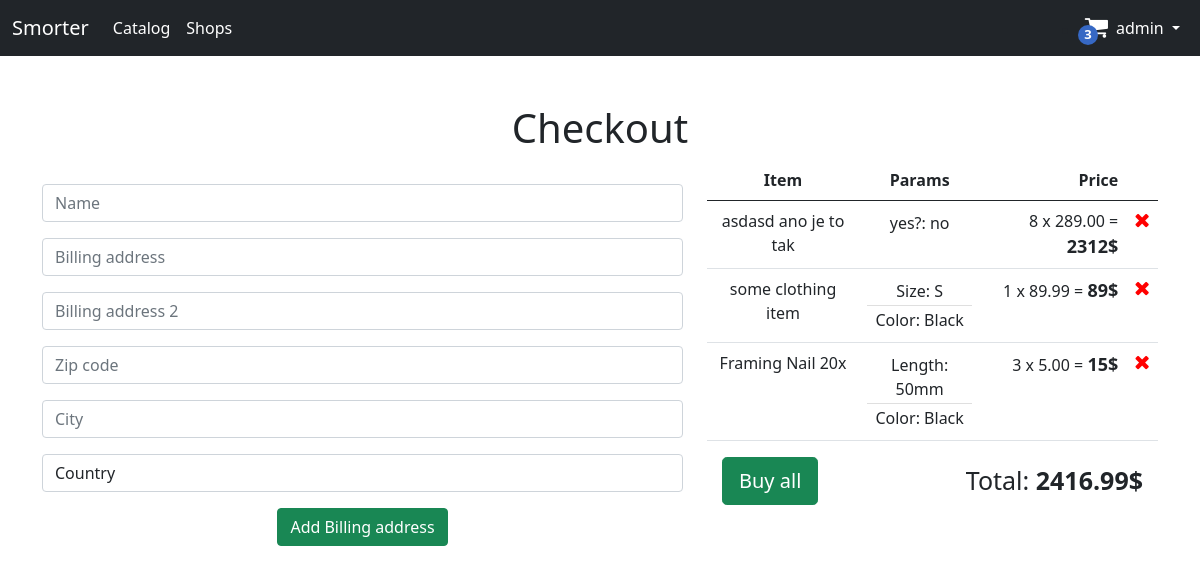
The page /checkout/address/ (signed in) on the database as committed earlier.
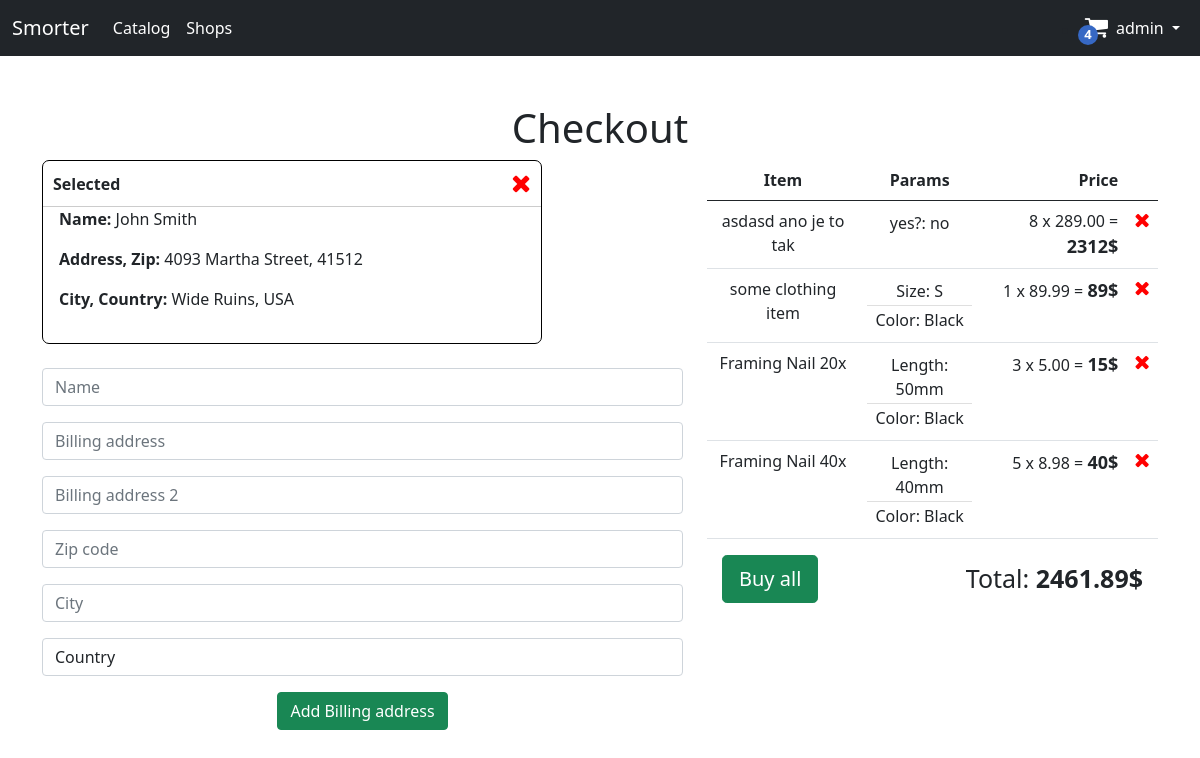
The same page on the database as committed later.
### eshop/models.py (models this page shows, shortened)
class SmorterUser(models.Model):
    user = models.OneToOneField(User, unique=True, null=False, blank=False, on_delete=models.CASCADE)
    groups = models.ManyToManyField(SmorterGroup)
    class Meta:
        ordering = ["user"]

class Cart(models.Model):
    user = models.OneToOneField(SmorterUser, unique=True, null=False, blank=False, on_delete=models.CASCADE)
    items = models.ManyToManyField(OrderedItem, null=True, blank=True)

class OrderedItem(models.Model):
    item = models.ForeignKey(Item, blank=False, null=False, on_delete=models.deletion.CASCADE)
    count = models.IntegerField(default=1)
    specs = models.CharField(default="[]", max_length=1000)

class Item(models.Model):
    shop = models.ForeignKey(Shop, null=False, blank=False, on_delete=models.CASCADE)
    title = models.CharField(max_length=150, blank=False, null=False)
    description = models.TextField(blank=True, null=True)
    path = models.CharField(max_length=200, blank=False, null=False)
    price = models.DecimalField(decimal_places=2, max_digits=9, blank=False, null=False)
    specs = models.CharField(max_length=1000, default={})
    class Meta:
        ordering = ["shop", "path"]

class Address(models.Model):
    name = models.CharField("Full name", max_length=1024)
    address1 = models.CharField("Address line 1", max_length=1024)
    address2 = models.CharField("Address line 2", max_length=1024, null=True, blank=True)
    zip_code = models.CharField("ZIP / Postal code", max_length=12)
    city = models.CharField("City", max_length=1024)
    country = models.CharField("Country", max_length=3, choices=countries_codes)
    user = models.ForeignKey(SmorterUser, on_delete=models.CASCADE, null=True, blank=True)
    class Meta:
        verbose_name = "Shipping Address"
        verbose_name_plural = "Shipping Addresses"

### eshop/views.py (the view)
# urls.py: path('checkout/', views.redirect_checkout, name="checkout"),
def checkout(request, mode):
    if request.user.is_authenticated:
        if request.method == 'POST':
            form_input = {**request.POST}
            for x in form_input.keys():
                form_input[x] = form_input[x][0]
            form = AddressCreateFrom(form_input)
            if form.is_valid():
                address = form.save()
                address.user = request.user.smorteruser
                address.save()
                return HttpResponseRedirect(f"/checkout/address/")
            else:
                print(form.errors)
        else:
            form = AddressCreateFrom()
        return render(request, "checkout.html", {"form": form})
    else:
        return redirect("login")

### eshop/forms.py
class AddressCreateFrom(forms.ModelForm):
    class Meta:
        model = Address
        fields = ["name", "address1", "address2", "zip_code", "city", "country"]
        labels = {x: "" for x in fields}
        widgets = {
            "name": forms.TextInput(attrs={'class': 'form-control mb-3', 'placeholder': 'Name', 'required': 'true'}),
            "address1": forms.TextInput(attrs={'class': 'form-control mb-3', 'placeholder': 'Billing address', 'required': 'true'}),
            "address2": forms.TextInput(attrs={'class': 'form-control mb-3', 'placeholder': 'Billing address 2'}),
            "zip_code": forms.NumberInput(attrs={'class': 'form-control mb-3', 'placeholder': 'Zip code', 'required': 'true'}),
            "city": forms.TextInput(attrs={'class': 'form-control mb-3', 'placeholder': 'City', 'required': 'true'}),
        }

### eshop/templatetags/tags.py (called while the page is built)
@register.filter(name='item_specs')
def item_specs(item):
    options = json.loads(item.item.specs)
    print(options, item.specs)
    return [[attr, json.loads(item.specs)[i]] for i, attr in enumerate(options)]

@register.filter(name='cart_total')
def cart_total(cart):
    return sum([x.item.price * x.count for x in cart.items.all()])

### eshop/templates/checkout.html (shortened to what this page needs)
{% extends "base.html" %}
{% load tags %}
{% load static %}
{% block content %}
<div class="container">
  <br>
  <br>
  <h1 class="text-center">Checkout</h1>
  <form method="POST" action="{% url 'checkout_post'  'buy' %}">
  <div class="row">
    <div class="col-md-7">
      <div id="address">
        {% for address in user.smorteruser.address_set.all %}
        <div class="card" adr-id="{{ address.id }}">
          <div class="card-title text-end address-title"><div class="adr-select"></div><i class="fa fa-times cross-icon-big" onClick="remove_address({{ address.id }})"></i></div>
          <div class="card-body" style="padding-top: 0;">
            <p><b>Name:</b> {{address.name}}</p>
            <p><b>Address, Zip:</b> {{address.address1}}, {{address.zip_code}}</p>
            <p><b>City, Country:</b> {{address.city}}, {{address.country}}</p>
          </div>
        </div>
        {% endfor %}
      </div>
      <br>
      <form method="POST" action="{% url 'checkout_post' 'address' %}">
        {{ form }}
        <button type="submit" class="btn btn-success">Add Billing address</button>
      </form>
    </div>
    <div class="col-md-5" style="">
      <table class="table">
        <thead>
          <tr>
            <th scope="col">Item</th>
            <th scope="col">Params</th>
            <th scope="col" class="text-end">Price</th>
            <th></th>
          </tr>
        </thead>
        <tbody>
          {% for item in user.smorteruser.cart.items.all %}
          <tr>
            <td>{{ item.item.title }}</td>
            <td><ul class="list-group list-group-flush cart-param">
              {% for attr, val in item|item_specs %}
                <li class="list-group-item">{{ attr }}: {{ val }}</li>
              {% endfor %}
            </td></ul>
            <td class="text-end">{{ item.count }} x {{ item.item.price }} = <b style="font-size: large;">{% widthratio item.count 1 item.item.price %}$</b></td>
            <td><i class="fa fa-times cross-icon-small" onClick="remove_item({{ item.id }})"></i></td>
          </tr>
          {% endfor %}
        </tbody>
      </table>
          <div class="cart-footer">
              <button type="submit" class="btn btn-success btn-lg">Buy all</button>
              <div>Total: <b>{{ user.smorteruser.cart|cart_total }}$</b></div>
          </div>
    </div>
  </div>
  </form>
  <br>
</div>
{% endblock %}

### eshop/templates/navbar.html (shortened to what this page needs)
{% load tags %}
<nav class="navbar navbar-expand-lg navbar-dark bg-dark">
  <div class="container-fluid">
    <a class="navbar-brand" href="{% url "home" %}">Smorter</a>
    <div class="collapse navbar-collapse" id="navbarSupportedContent">
      <ul class="navbar-nav me-auto mb-2 mb-lg-0">
        <li class="nav-item">
          <a class="nav-link active" href="{% url 'catalog' %}">Catalog</a>
        </li>
        <li class="nav-item">
          <a class="nav-link active" href="#">Shops</a>
        </li>
      </ul>
        {% if user.is_authenticated %}
        <li class="cart" id="cart">
          <i onclick="show_cart()" class="fa fa-shopping-cart"></i>
          <div class="cart-item-count" onclick="show_cart()" >{{ user.smorteruser.cart.items.count }}</div>
        </li>
        <li class="nav-item dropdown navbar-nav">
          <a class="nav-link dropdown-toggle active" href="#" id="navbarDropdown" role="button" data-bs-toggle="dropdown" aria-expanded="false">
            {{user.username}}
          </a>
        </li>
        {% endif %}
    </div>
  </div>
</nav>

Rows that differ between the two databases and show on the page:
added Address: name "John Smith", address1 "4093 Martha Street", zip_code "41512", city "Wide Ruins", country "USA"
added OrderedItem: item "Framing Nail 40x", item "Length" "Color", item "40mm" "Black", count "5", item.price "8.98", count+item "40"
Other text that changed with them:
{{ user.smorteruser.cart.items.count }}: "3" → "4"
{{ user.smorteruser.cart|cart_total }}: "2416.99" → "2461.89"
